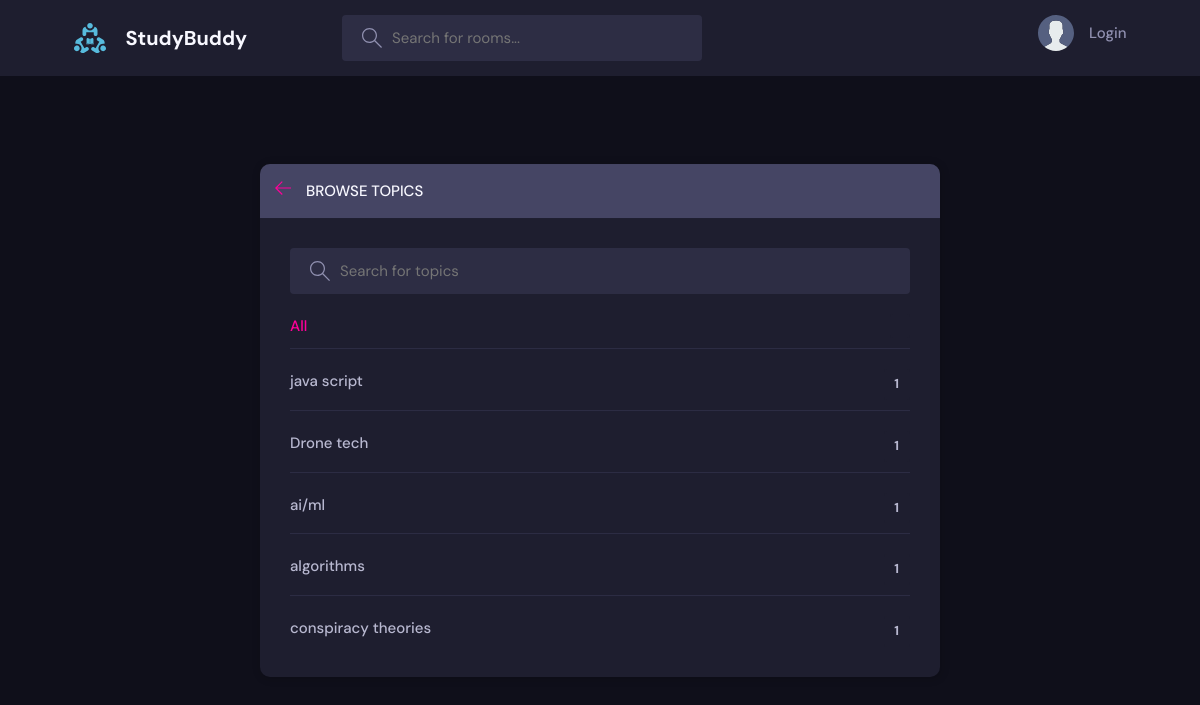
Page /topics/ on the committed database.
### base/models.py (models this page shows, shortened)
class Topic(models.Model):
    name = models.CharField(max_length=200)

### base/views.py (the view)
# urls.py: path('topics/', views.topicsPage, name="topics"),
def topicsPage(request):
    q =request.GET.get('q') if request.GET.get('q') != None else ''
    topics = Topic.objects.filter(name__icontains=q)
    context = {'topics':topics}
    return render(request, 'base/topics.html', context)

### base/templates/base/topics.html (shortened to what this page needs)
{% extends "base.html" %}
{% load static %}
{% block content %}
    <main class="create-room layout">
      <div class="container">
        <div class="layout__box">
          <div class="layout__boxHeader">
            <div class="layout__boxTitle">
              <a href="{% url 'home' %}">
                <svg version="1.1" xmlns="http://www.w3.org/2000/svg" width="32" height="32" viewBox="0 0 32 32">
                  <title>arrow-left</title>
                  <path
                    d="M13.723 2.286l-13.723 13.714 13.719 13.714 1.616-1.611-10.96-10.96h27.625v-2.286h-27.625l10.965-10.965-1.616-1.607z"
                  ></path>
                </svg>
              </a>
              <h3>Browse Topics</h3>
            </div>
          </div>
          <div class="topics-page layout__body">
            <form action="" method="GET" class="header__search">
              <label>
                <input name="q" placeholder="Search for topics" />
              </label>
            </form>
            <ul class="topics__list">
              <li>
                <a href="{% url 'topics' %}" class="active">All <span>{{topic.count}}</span></a>
              </li>
              {% for topic in topics %}
              <li>
                <a href="{% url 'home' %}?q={{topic.name}}">{{topic.name}} <span>{{topic.room_set.all.count}}</span></a>
              </li>
              {% endfor %}
            </ul>
          </div>
        </div>
      </div>
    </main>
{% endblock  %}

### static/styles/style.css (style rules this page uses)
:root { --color-main: #ff0099; --color-main-light: #ffe6f6; --color-dark: #1e1e2f; --color-dark-medium: #2d2d44; --color-dark-light: #454564; --color-light: #f8f8ff; --color-gray: #9090b0; --color-light-gray: #b8b8d0; --color-bg: #0f0f1a; --color-success: #00ff9d; --color-error: #ff3366; }
* { font-family: "DM Sans", -apple-system, BlinkMacSystemFont, "Segoe UI", Roboto, Oxygen, Ubuntu, Cantarell, "Open Sans", "Helvetica Neue", sans-serif; margin: 0; padding: 0; box-sizing: border-box; text-rendering: optimizeLegibility; font-size: inherit; }
html { font-size: 56.25%; }
@media only screen and (min-width: 1200px) { html { font-size: 62.5%; } }
body { line-height: 1.6; font-weight: 400; font-size: 1.5rem; color: var(--color-light-gray); background-color: var(--color-bg); min-height: 100vh; }
a { display: inline-block; color: var(--color-main); text-decoration: none; }
.container { max-width: 120rem; width: 90%; margin: auto; }
.header__search > label { background-color: var(--color-dark-medium); padding: 1.3rem 1rem; display: flex; align-items: center; gap: 1rem; border-radius: 4px; }
.header__search svg { fill: var(--color-gray); width: 2rem; height: 2rem; margin-left: 1rem; }
.header__search input { width: 30rem; background: transparent; border: none; outline: none; color: var(--color-light); }
.layout { margin-top: 2.4rem; }
.layout > .container { display: flex; justify-content: space-between; align-items: flex-start; }
.layout__box { width: 90%; max-width: 48rem; min-height: 40rem; position: absolute; top: 50%; left: 50%; transform: translate(-50%, -46%); background-color: var(--color-dark); border-radius: 1rem; box-shadow: 1px 1px 6px 3px rgba(0, 0, 0, 0.1); overflow: hidden; }
.layout__boxHeader { display: flex; padding: 1.5rem; background-color: var(--color-dark-light); }
.layout__boxTitle { display: flex; gap: 1.5rem; align-items: center; }
.layout__boxTitle h3 { text-transform: uppercase; font-weight: 500; color: var(--color-light); }
.layout__boxTitle svg { width: 1.6rem; height: 1.6rem; fill: var(--color-main); }
.layout__body { margin: 3rem; }
.topics__list { list-style: none; }
.topics__list li a { display: flex; justify-content: space-between; margin-bottom: 3rem; font-weight: 500; color: var(--color-light-gray); transition: all 0.3s ease-in-out; }
.topics__list li a.active, .topics__list li a:hover { color: var(--color-main); }
.topics__list li a span { padding: 0.5rem 1rem; background-color: var(--color-dark); border-radius: 3px; font-size: 1.3rem; font-weight: 700; letter-spacing: 1px; }
.topics-page .topics__list li:not(:last-child) a { margin: 2rem 0; padding-bottom: 1rem; text-decoration: none; border-bottom: 1px solid var(--color-dark-medium); }
.topics-page .header__search { display: block; }
.create-room.layout .layout__box { max-width: 68rem; }

### rows in the picture
Topic: name "java script", room_set.all.count "1"
Topic: name "Drone tech", room_set.all.count "1"
Topic: name "ai/ml", room_set.all.count "1"
Topic: name "algorithms", room_set.all.count "1"
Topic: name "conspiracy theories", room_set.all.count "1"
